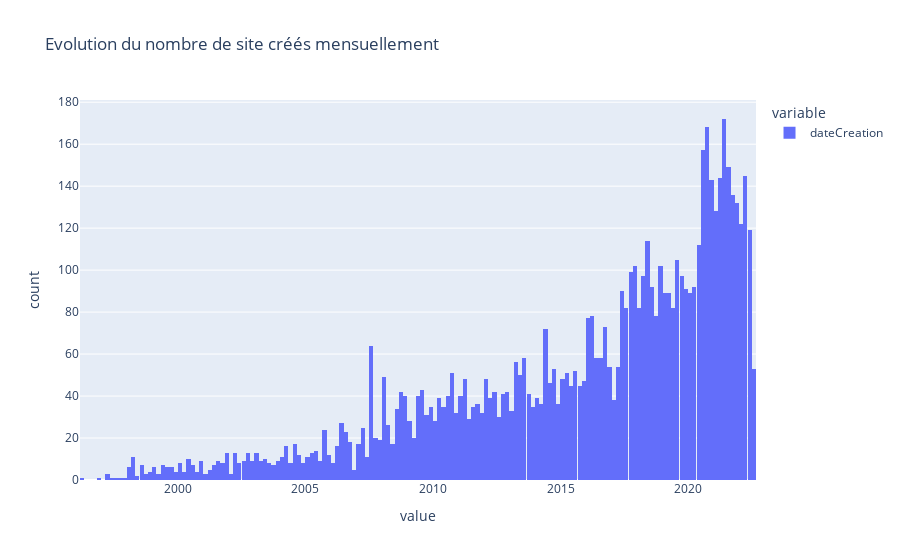

Notebook code cell kept with this figure:
### Code cell
px.histogram(df.dateCreation, nbins=307,  title='Evolution du nombre de site créés mensuellement')

### Figure 1 — Plotly figure (JSON) as saved in the notebook; plotly's stock layout.template omitted (floating-point values rounded to 4 significant figures; data arrays with more than 128 entries replaced by an {"elided": "..."} marker saying what was removed)
{"data": [{"alignmentgroup": "True", "bingroup": "x", "hovertemplate": "variable=dateCreation<br>value=%{x}<br>count=%{y}<extra></extra>", "legendgroup": "dateCreation", "marker": {"color": "#636efa", "pattern": {"shape": ""}}, "name": "dateCreation", "nbinsx": 307, "offsetgroup": "dateCreation", "orientation": "v", "showlegend": true, "type": "histogram", "x": {"elided": "6676 str values"}, "xaxis": "x", "yaxis": "y"}], "layout": {"barmode": "relative", "legend": {"title": {"text": "variable"}, "tracegroupgap": 0}, "title": {"text": "Evolution du nombre de site créés mensuellement"}, "xaxis": {"anchor": "y", "domain": [0, 1], "title": {"text": "value"}}, "yaxis": {"anchor": "x", "domain": [0, 1], "title": {"text": "count"}}}}
